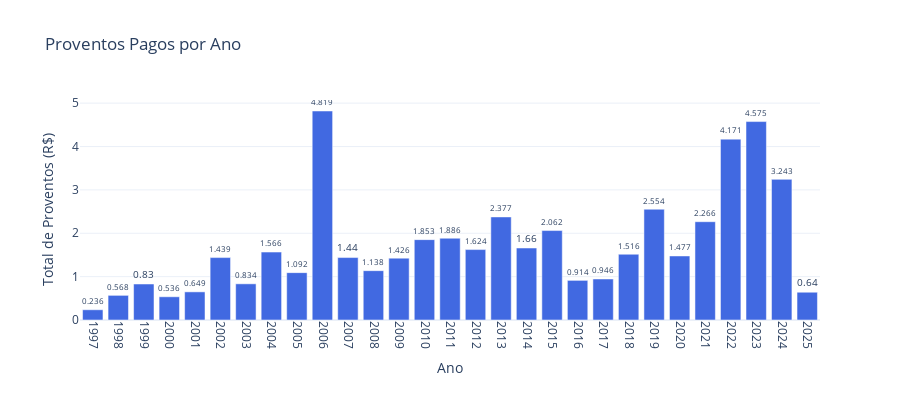

The cell this chart's notebook holds for it:
### Code cell
import plotly.graph_objects as go

# Conversão de valueCash e extração do ano
df["valueCash"] = df["valueCash"].str.replace(",", ".").astype(float)
df["year"] = pd.to_datetime(df["dateApproval"], dayfirst=True).dt.year

# Agrupamento por ano
proventos_anuais = df.groupby("year")["valueCash"].sum().reset_index()
proventos_anuais["year_str"] = proventos_anuais["year"].astype(str)

# Gráfico com Plotly
fig = go.Figure(
    data=[
        go.Bar(
            x=proventos_anuais["year_str"],
            y=proventos_anuais["valueCash"],
            marker_color="royalblue",
            text=proventos_anuais["valueCash"].round(3),
            textposition="outside"
        )
    ]
)

fig.update_layout(
    title="Proventos Pagos por Ano",
    xaxis_title="Ano",
    yaxis_title="Total de Proventos (R$)",
    xaxis_tickangle=90,
    template="plotly_white",
    height=400
)

fig.show()

### Figure 1 — Plotly figure (JSON) as saved in the notebook; plotly's stock layout.template omitted (floating-point values rounded to 4 significant figures)
{"data": [{"marker": {"color": "royalblue"}, "text": [0.236, 0.568, 0.83, 0.536, 0.649, 1.439, 0.834, 1.566, 1.092, 4.819, 1.44, 1.138, 1.426, 1.853, 1.886, 1.624, 2.377, 1.66, 2.062, 0.914, 0.946, 1.516, 2.554, 1.477, 2.266, 4.171, 4.575, 3.243, 0.64], "textposition": "outside", "type": "bar", "x": ["1997", "1998", "1999", "2000", "2001", "2002", "2003", "2004", "2005", "2006", "2007", "2008", "2009", "2010", "2011", "2012", "2013", "2014", "2015", "2016", "2017", "2018", "2019", "2020", "2021", "2022", "2023", "2024", "2025"], "y": [0.2362, 0.5685, 0.83, 0.5357, 0.6489, 1.439, 0.8342, 1.566, 1.092, 4.819, 1.44, 1.138, 1.426, 1.853, 1.886, 1.624, 2.377, 1.66, 2.062, 0.9137, 0.946, 1.516, 2.554, 1.477, 2.266, 4.171, 4.575, 3.243, 0.6404]}], "layout": {"height": 400, "title": {"text": "Proventos Pagos por Ano"}, "xaxis": {"tickangle": 90, "title": {"text": "Ano"}}, "yaxis": {"title": {"text": "Total de Proventos (R$)"}}}}
